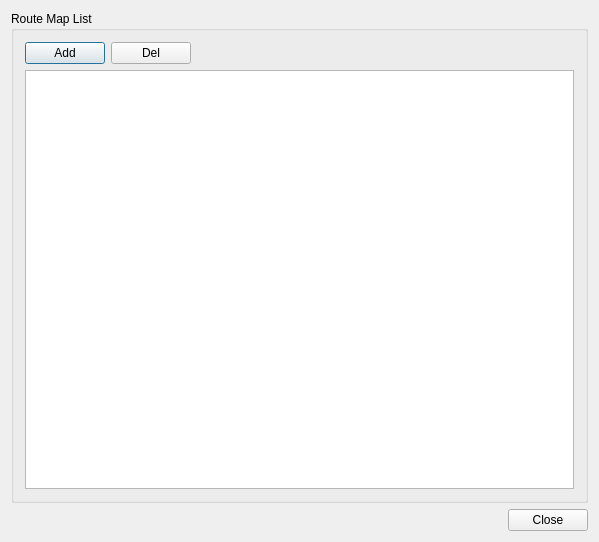
<?xml version="1.0" encoding="UTF-8"?>
<ui version="4.0">
 <class>LineMapPoolEdit</class>
 <widget class="QDialog" name="LineMapPoolEdit">
  <property name="geometry">
   <rect>
    <x>0</x>
    <y>0</y>
    <width>599</width>
    <height>542</height>
   </rect>
  </property>
  <property name="windowTitle">
   <string>LineMapPoolEdit</string>
  </property>
  <layout class="QVBoxLayout" name="verticalLayout_2" stretch="1,0">
   <item>
    <widget class="QGroupBox" name="groupBox">
     <property name="title">
      <string>Route Map List</string>
     </property>
     <layout class="QGridLayout" name="gridLayout">
      <item row="0" column="0">
       <layout class="QVBoxLayout" name="verticalLayout" stretch="0,1">
        <item>
         <layout class="QHBoxLayout" name="horizontalLayout_2">
          <item>
           <widget class="QPushButton" name="btnAddMap">
            <property name="text">
             <string>Add</string>
            </property>
           </widget>
          </item>
          <item>
           <widget class="QPushButton" name="btnDelMap">
            <property name="text">
             <string>Del</string>
            </property>
           </widget>
          </item>
          <item>
           <spacer name="horizontalSpacer">
            <property name="orientation">
             <enum>Qt::Horizontal</enum>
            </property>
            <property name="sizeHint" stdset="0">
             <size>
              <width>40</width>
              <height>20</height>
             </size>
            </property>
           </spacer>
          </item>
         </layout>
        </item>
        <item>
         <widget class="QTableView" name="m_tblLineMapPool"/>
        </item>
       </layout>
      </item>
     </layout>
    </widget>
   </item>
   <item>
    <layout class="QHBoxLayout" name="horizontalLayout">
     <item>
      <spacer name="horizontalSpacer_2">
       <property name="orientation">
        <enum>Qt::Horizontal</enum>
       </property>
       <property name="sizeHint" stdset="0">
        <size>
         <width>40</width>
         <height>20</height>
        </size>
       </property>
      </spacer>
     </item>
     <item>
      <widget class="QPushButton" name="btnClose">
       <property name="text">
        <string>Close</string>
       </property>
      </widget>
     </item>
    </layout>
   </item>
  </layout>
 </widget>
 <layoutdefault spacing="6" margin="11"/>
 <resources/>
 <connections/>
</ui>
